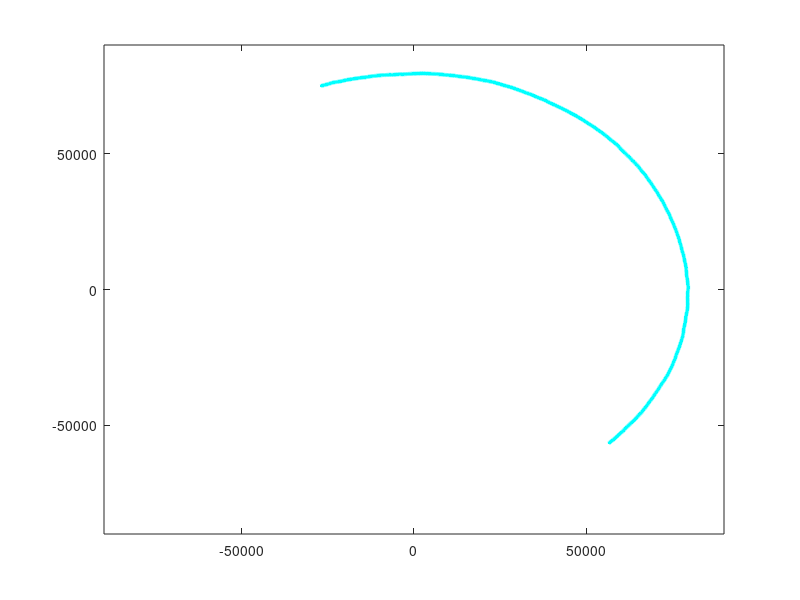

Here is the MATLAB script that generated this plot:
clear all; close all; clc;

load('results/dataBalloon 2022-10-20-14-37/dataBalloon 2022-10-20-14-37.mat');


plot_window = plot(NaN,NaN);
hold on
axis(90e3*[-1 1 -1 1]);
list = 'rbkgwmyc';

for time_counter = 1:200:length(t)
    %pause(0.01)
    for agent_counter = 1:N
        x = individual_coord{agent_counter}(1,1:time_counter);
        y = individual_coord{agent_counter}(2,1:time_counter);
        
        %plot(x,y,list(agent_counter))
        set(plot_window, 'XData', x, 'YData', y, 'LineWidth',3, 'Color',list(agent_counter));
        drawnow
    end
end